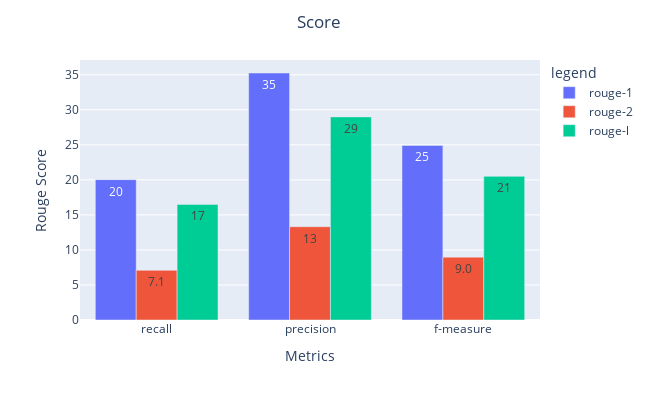

Here is the notebook cell this chart was saved with:
### Code cell
import plotly.express as px

fig = px.bar(rouge_scores*100, x=rouge_scores.index, y=rouge_scores.columns,
             barmode='group',
             text_auto='.2s',
             labels={
                     "Algo": "Algorithms",
                     "value": "Rouge Score",
                     "variable": "legend",
                     'index': "Metrics"
                 })

fig.update_layout(width=650,
                  height=400,
                  title={
                  'text': "Score",
                  'y':.96,
                  'x':0.49,
                  'xanchor': 'center',
                  'yanchor': 'top'})

fig.show()

### Figure 1 — Plotly figure (JSON) as saved in the notebook; plotly's stock layout.template omitted (floating-point values rounded to 4 significant figures)
{"data": [{"alignmentgroup": "True", "hovertemplate": "legend=rouge-1<br>Metrics=%{x}<br>Rouge Score=%{y}<extra></extra>", "legendgroup": "rouge-1", "marker": {"color": "#636efa", "pattern": {"shape": ""}}, "name": "rouge-1", "offsetgroup": "rouge-1", "orientation": "v", "showlegend": true, "textposition": "auto", "texttemplate": "%{y:.2s}", "type": "bar", "x": ["recall", "precision", "f-measure"], "xaxis": "x", "y": [20.04, 35.25, 24.92], "yaxis": "y"}, {"alignmentgroup": "True", "hovertemplate": "legend=rouge-2<br>Metrics=%{x}<br>Rouge Score=%{y}<extra></extra>", "legendgroup": "rouge-2", "marker": {"color": "#EF553B", "pattern": {"shape": ""}}, "name": "rouge-2", "offsetgroup": "rouge-2", "orientation": "v", "showlegend": true, "textposition": "auto", "texttemplate": "%{y:.2s}", "type": "bar", "x": ["recall", "precision", "f-measure"], "xaxis": "x", "y": [7.091, 13.32, 8.969], "yaxis": "y"}, {"alignmentgroup": "True", "hovertemplate": "legend=rouge-l<br>Metrics=%{x}<br>Rouge Score=%{y}<extra></extra>", "legendgroup": "rouge-l", "marker": {"color": "#00cc96", "pattern": {"shape": ""}}, "name": "rouge-l", "offsetgroup": "rouge-l", "orientation": "v", "showlegend": true, "textposition": "auto", "texttemplate": "%{y:.2s}", "type": "bar", "x": ["recall", "precision", "f-measure"], "xaxis": "x", "y": [16.5, 28.99, 20.5], "yaxis": "y"}], "layout": {"barmode": "group", "height": 400, "legend": {"title": {"text": "legend"}, "tracegroupgap": 0}, "margin": {"t": 60}, "title": {"text": "Score", "x": 0.49, "xanchor": "center", "y": 0.96, "yanchor": "top"}, "width": 650, "xaxis": {"anchor": "y", "domain": [0, 1], "title": {"text": "Metrics"}}, "yaxis": {"anchor": "x", "domain": [0, 1], "title": {"text": "Rouge Score"}}}}
